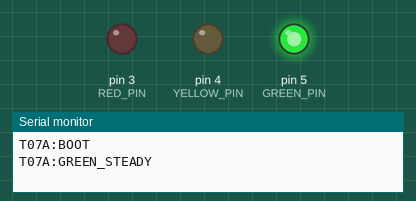
Simulated run of this sketch. Board: Arduino Uno, built with avr-gcc and run on an emulated ATmega328P. Shown: output pins drawn as LEDs (lit = HIGH), the last lines printed to the serial monitor.

Above: at 1.7 s.
At 3.7 s:
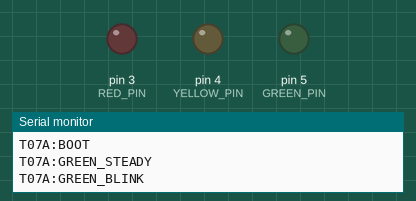
At 6.5 s:
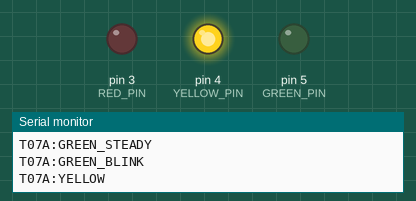
At 9.5 s:
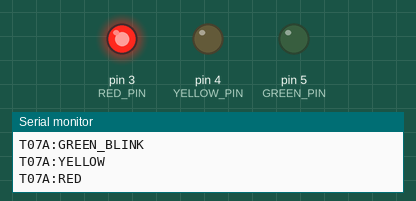
At 12.5 s:
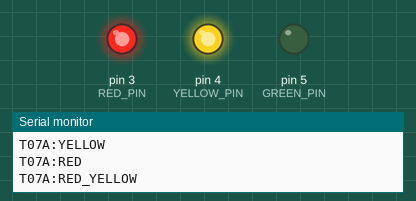
Timing chart, 0 to 16.9 s (numbered marks = the images above):
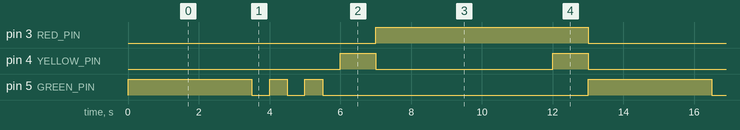

The sketch:

task07a_traffic_delay.ino
```cpp
const byte RED_PIN = 3;
const byte YELLOW_PIN = 4;
const byte GREEN_PIN = 5;

void setLights(bool red, bool yellow, bool green) {
  digitalWrite(RED_PIN, red);
  digitalWrite(YELLOW_PIN, yellow);
  digitalWrite(GREEN_PIN, green);
}

void blinkGreenOnce() {
  setLights(false, false, true);
  delay(500);
  setLights(false, false, false);
  delay(500);
}

void setup() {
  pinMode(RED_PIN, OUTPUT);
  pinMode(YELLOW_PIN, OUTPUT);
  pinMode(GREEN_PIN, OUTPUT);
  Serial.begin(9600);
  Serial.println(F("T07A:BOOT"));
}

void loop() {
  setLights(false, false, true);
  Serial.println(F("T07A:GREEN_STEADY"));
  delay(3000);

  Serial.println(F("T07A:GREEN_BLINK"));
  blinkGreenOnce();
  blinkGreenOnce();
  blinkGreenOnce();

  setLights(false, true, false);
  Serial.println(F("T07A:YELLOW"));
  delay(1000);

  setLights(true, false, false);
  Serial.println(F("T07A:RED"));
  delay(5000);

  setLights(true, true, false);
  Serial.println(F("T07A:RED_YELLOW"));
  delay(1000);
}
```

Measured:
- by itself, pin 3 (RED_PIN): alternates HIGH for 6.0 s and LOW for 7.0 s
- by itself, pin 4 (YELLOW_PIN): repeats every 13.0 s: LOW 5.0 s, HIGH 1.0 s, LOW 6.0 s, HIGH 1.0 s
- by itself, pin 5 (GREEN_PIN): repeats every 13.0 s: 2 × (LOW 0.50 s, HIGH 0.50 s), LOW 7.5 s, HIGH 3.5 s
